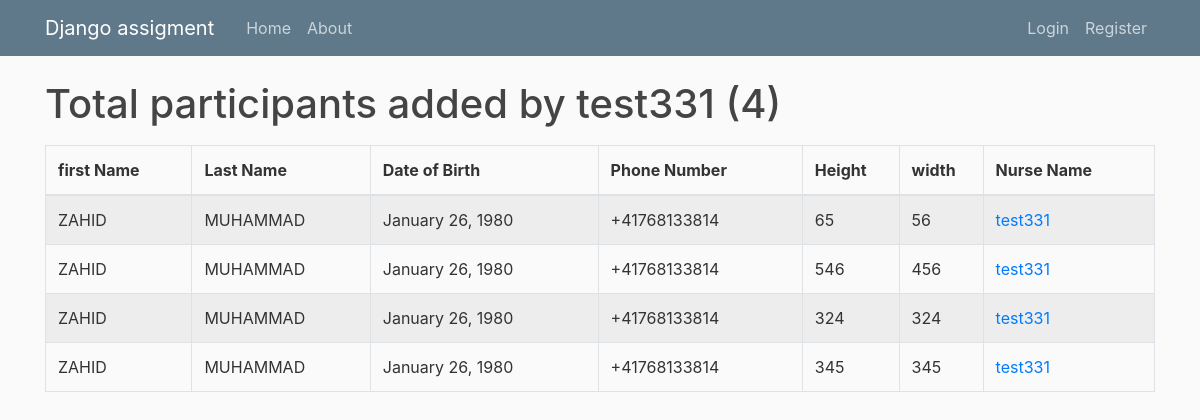
/user/test331, run on the app's committed database.
### blog/models.py (models this page shows, shortened)
class Post(models.Model):
    first = models.CharField(max_length=100)
    last = models.CharField(max_length=100)
    date_of_brith = models.DateTimeField("Date",default="1980-01-26 12:09:58")
    phone_number = PhoneNumberField()
    height = models.IntegerField(null = True)
    weight = models.IntegerField(null = True)
    date_posted = models.DateTimeField(default=timezone.now)
    author = models.ForeignKey(User, on_delete=models.CASCADE)

### blog/views.py (the view)
# urls.py: path('user/<str:username>', UserPostListView.as_view(), name='user-posts'),
class UserPostListView(ListView):
    model = Post
    template_name = 'blog/user_posts.html'  # <app>/<model>_<viewtype>.html
    context_object_name = 'posts'
    paginate_by = 5
    def get_queryset(self):
        user = get_object_or_404(User, username=self.kwargs.get('username'))
        return Post.objects.filter(author=user).order_by('-date_posted')

### blog/templates/blog/user_posts.html (shortened to what this page needs)
{% extends "blog/base.html" %}
{% block content %}
    <h1 class="mb-3">Total participants added by {{ view.kwargs.username }} ({{ page_obj.paginator.count }})</h1>
        <table id="example" class="table table-striped table-bordered" style="width:100%">
                <thead>
                    <tr>
                        <th>first Name</th>
                        <th>Last Name</th>
                        <th>Date of Birth</th>
                        <th>Phone Number</th>
                        <th>Height</th>
                        <th>width</th>
                        <th>Nurse Name</th>
                    </tr>
                </thead>
                <tbody>
                {% for post in posts %}
                    <tr>
                        <td>{{ post.first }}</td>
                        <td>{{ post.last }}</td>
                        <td>{{ post.date_of_brith|date:"F d, Y"  }}</td>
                        <td>{{ post.phone_number }}</td>
                        <td>{{ post.height }}</td>
                        <td>{{ post.weight }}</td>
                        <td>
                            <a class="mr-2" href="{% url 'user-posts' post.author.username %}">{{ post.author }}</a>
                        </td>
                    </tr>
                {% endfor %}
                </tbody>
            </table>
{% endblock content %}

### blog/static/blog/main.css (style rules this page uses)
body { background: #fafafa; color: #333333; margin-top: 5rem; }
h1, h2, h3, h4, h5, h6 { color: #444444; }

### data on the page
Post: first "ZAHID", last "MUHAMMAD", date_of_brith "January 26, 1980", phone_number "+41768133814", height "65", weight "56", author "test331"
Post: first "ZAHID", last "MUHAMMAD", date_of_brith "January 26, 1980", phone_number "+41768133814", height "546", weight "456", author "test331"
Post: first "ZAHID", last "MUHAMMAD", date_of_brith "January 26, 1980", phone_number "+41768133814", height "324", weight "324", author "test331"
Post: first "ZAHID", last "MUHAMMAD", date_of_brith "January 26, 1980", phone_number "+41768133814", height "345", weight "345", author "test331"

### other printed values
{{ view.kwargs.username }} "test331"
{{ page_obj.paginator.count }} "4"
